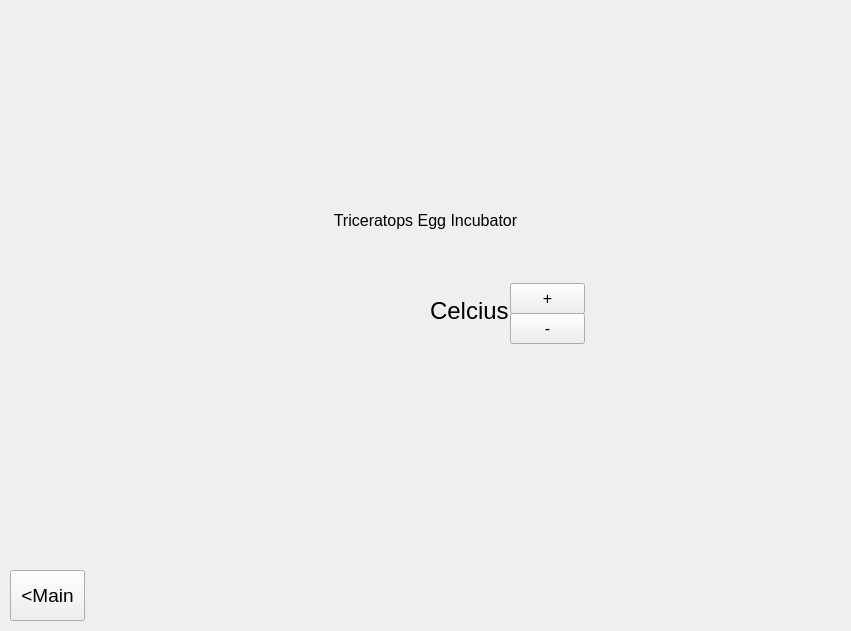
   <widget class="QWidget" name="IncubatorScreen" native="true">
    <property name="geometry">
     <rect>
      <x>0</x>
      <y>0</y>
      <width>851</width>
      <height>631</height>
     </rect>
    </property>
    <widget class="QPushButton" name="btnIncrease">
     <property name="geometry">
      <rect>
       <x>510</x>
       <y>283</y>
       <width>75</width>
       <height>31</height>
      </rect>
     </property>
     <property name="font">
      <font>
       <pointsize>12</pointsize>
      </font>
     </property>
     <property name="text">
      <string>+</string>
     </property>
    </widget>
    <widget class="QPushButton" name="btnDecrease">
     <property name="geometry">
      <rect>
       <x>510</x>
       <y>313</y>
       <width>75</width>
       <height>31</height>
      </rect>
     </property>
     <property name="font">
      <font>
       <pointsize>12</pointsize>
      </font>
     </property>
     <property name="text">
      <string>-</string>
     </property>
    </widget>
    <widget class="QLabel" name="lblTemp">
     <property name="geometry">
      <rect>
       <x>360</x>
       <y>290</y>
       <width>121</width>
       <height>41</height>
      </rect>
     </property>
     <property name="font">
      <font>
       <pointsize>20</pointsize>
      </font>
     </property>
     <property name="text">
      <string/>
     </property>
    </widget>
    <widget class="QPushButton" name="incubatorBackbtn">
     <property name="geometry">
      <rect>
       <x>10</x>
       <y>570</y>
       <width>75</width>
       <height>51</height>
      </rect>
     </property>
     <property name="font">
      <font>
       <pointsize>14</pointsize>
      </font>
     </property>
     <property name="text">
      <string>&lt;Main</string>
     </property>
    </widget>
    <widget class="QLabel" name="label_8">
     <property name="geometry">
      <rect>
       <x>300</x>
       <y>210</y>
       <width>251</width>
       <height>21</height>
      </rect>
     </property>
     <property name="font">
      <font>
       <pointsize>12</pointsize>
      </font>
     </property>
     <property name="text">
      <string>Triceratops Egg Incubator</string>
     </property>
     <property name="alignment">
      <set>Qt::AlignCenter</set>
     </property>
    </widget>
    <widget class="QLabel" name="label_9">
     <property name="geometry">
      <rect>
       <x>430</x>
       <y>300</y>
       <width>81</width>
       <height>21</height>
      </rect>
     </property>
     <property name="font">
      <font>
       <pointsize>18</pointsize>
      </font>
     </property>
     <property name="text">
      <string>Celcius</string>
     </property>
    </widget>
   </widget>
